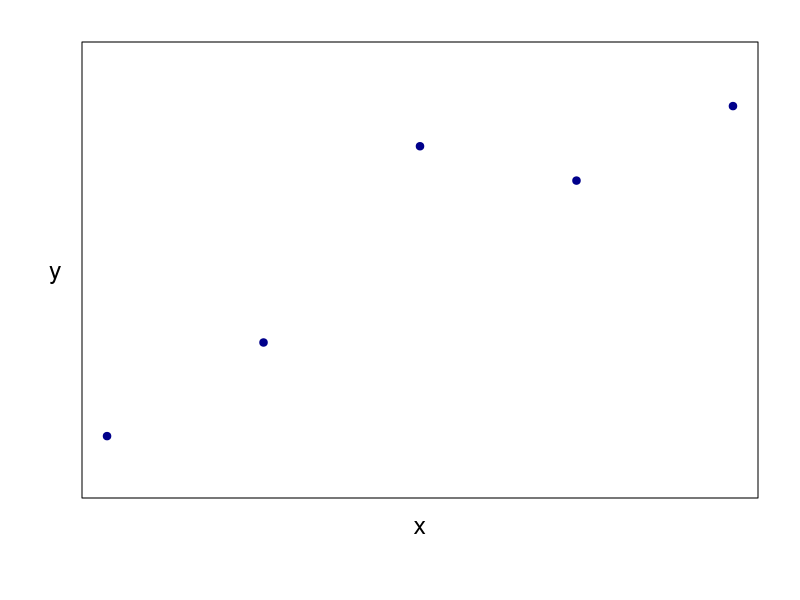
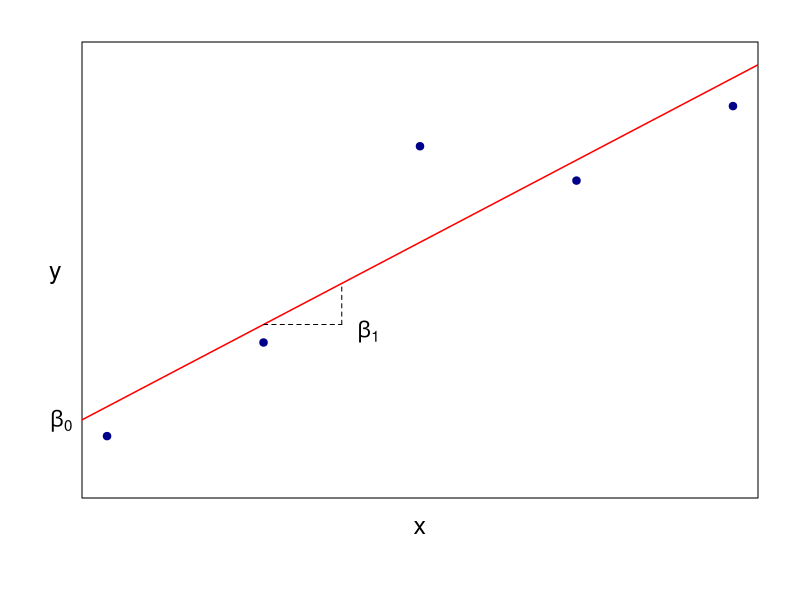
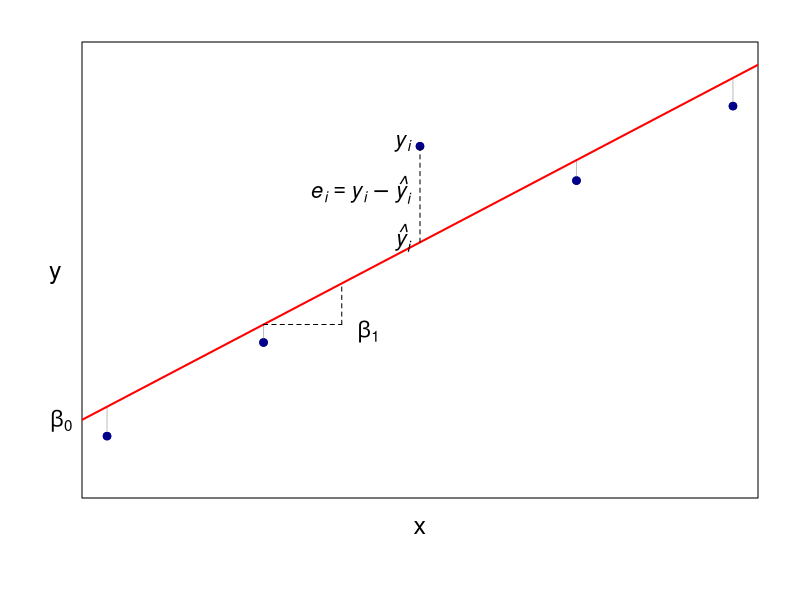
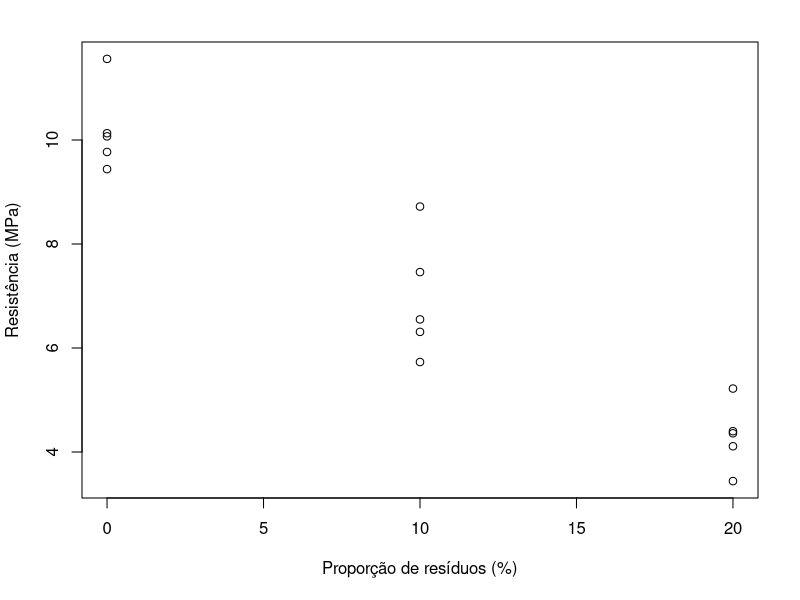
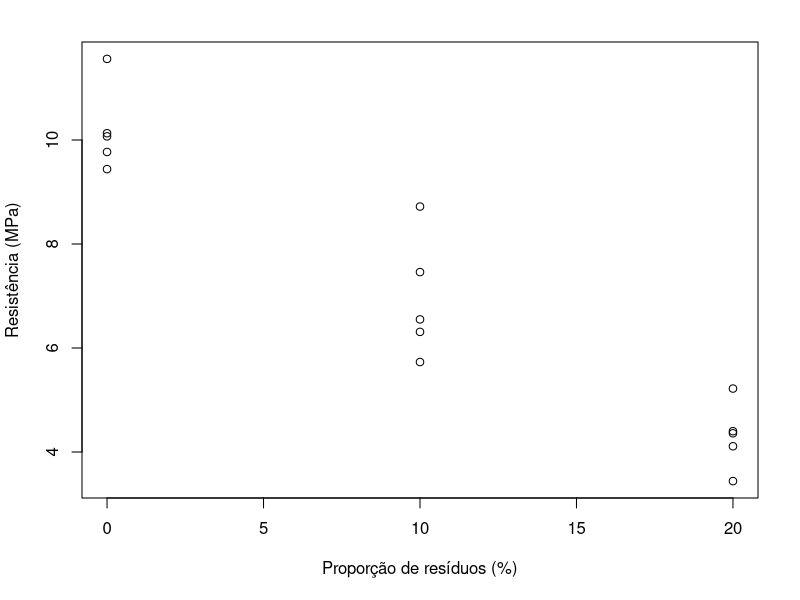

These figures' R source, in order: (Note: this script raises an error after producing the figures.)
## ---- chunk 1
#| echo: false
#| label: fig-reta
#| cap-location: top
#| layout-ncol: 2
#| fig-cap: " A reta de regressão"
#| fig-subcap: 
#|   - "Dados"
#|   - "Reta e parâmetros"
#| fig-cap-location: top


set.seed(123)
u <- rnorm(5,0,1)
x<-seq(2,10,2)
y<-2+5*x+u*10
mod<-lm(y~x)
#--- Plot 1
par(mar = c(5.1,4.1,2.1,2.1)) # par(mar = c(5.1,4.1,4.1,2.1))

plot(x,y, pch = 19, col="darkblue", xaxt='n', yaxt='n', ann=FALSE, ylim = c(0,60))

mtext("y", side=2, line=1, cex=1.5, las=1)
mtext("x", side=1, line=1, cex=1.5, las=1)


#--- Plot 2

plot(x,y, pch = 19, col="darkblue", xaxt='n', yaxt='n', ann=FALSE, ylim = c(0,60))
abline(a=-1.105,b=5.840, col = "red", lwd = 1.5)

mtext("y", side=2, line=1, cex=1.5, las=1)
mtext("x", side=1, line=1, cex=1.5, las=1)

text(x = 5.3, y = mod$fitted.values[2]-1,
     expression(italic(~ beta[1])),cex=1.3)

segments(4,mod$fitted.values[2],5,mod$fitted.values[2], lty = "dashed")
segments(5,mod$fitted.values[2],
         5,(mod$fitted.values[2]+mod$fitted.values[3])/2, lty = "dashed")

mtext(text = expression(italic(~ beta[0])), 
      side = 2, 
      line = .5,
      outer = FALSE, 
      at = mod$fitted.values[1]-2, 
      las = 2,
      cex=1.3)
## ---- chunk 2
#| echo: false
#| label: fig-residuos
#| cap-location: top
#| fig-cap: "Os resíduos"
#| fig-cap-location: top

par(mar = c(5.1,4.1,2.1,2.1)) # par(mar = c(5.1,4.1,4.1,2.1))

plot(x,y, pch = 19, col="darkblue", xaxt='n', yaxt='n', ann=FALSE, ylim = c(0,60))
segments(x[-3], y[-3], x[-3], mod$fitted.values[-3], col="grey")
points(x,y, pch = 19, col="darkblue")
abline(a=-1.105,b=5.840, col = "red", lwd = 2)
segments(6,mod$fitted.values[3],6,y[3], lty = "dashed")
text(x = 6, y = y[3], expression(italic(~ y[i])), pos = 2,cex=1.3)
text(x = 6, y = (y[3]+mod$fitted.values[3])/2, expression(italic(e[i]==y[i]-hat(y)[i])), pos = 2, cex=1.3)
text(x = 6, y = mod$fitted.values[3], expression(italic(~ hat(y)[i])), pos = 2,cex=1.3)
text(x = 5.3, y = mod$fitted.values[2]-1,
     expression(italic(~ beta[1])),cex=1.3)
segments(4,mod$fitted.values[2],
         5,mod$fitted.values[2], lty = "dashed")
segments(5,mod$fitted.values[2],
         5,(mod$fitted.values[2]+mod$fitted.values[3])/2, lty = "dashed")
mtext(text = expression(italic(~ beta[0])), 
      side = 2, 
      line = .5,
      outer = FALSE, 
      at = mod$fitted.values[1]-2, 
      las = 2,
      cex=1.3)
mtext("y", side=2, line=1, cex=1.5, las=1)
mtext("x", side=1, line=1, cex=1.5, las=1)
## ---- chunk 3
library(readxl)
dados <- read_excel("dadosConnepi.xlsx", sheet = "ex1_compressao")

dados

dados$ps

str(dados)
## ---- chunk 4
plot(dados$ps,dados$rca,
     xlab = "Proporção de resíduos (%)",
     ylab = "Resistência (MPa)")
## ---- chunk 5
plot(rca~ps, data = dados,
     xlab = "Proporção de resíduos (%)",
     ylab = "Resistência (MPa)")
## ---- chunk 6
mod <- lm(rca ~ ps, data = dados)
summary(mod)
## ---- chunk 7
summary(mod)
## ---- chunk 8
#| echo: false
#| label: fig-homohetero
#| cap-location: top
#| fig-cap: "Homocedasticidade e heterocedasticidade"
#| fig-cap-location: top


knitr::include_graphics("img/heterocedasticidade.png")
## ---- chunk 9
mod$residuals
mod$fitted.values
## ---- chunk 10
#| fig-cap: "Resíduos em função dos valores ajustados"
#| fig-cap-location: top
#| label: fig-resfit
plot(mod$fitted.values, mod$residuals)
abline(h = mean(mod$residuals), lty = 2, col = "red")
## ---- chunk 11
#| fig-cap: "Resíduos em função dos valores ajustados"
#| fig-cap-location: top
#| label: fig-qqplot


qqnorm(mod$residuals, col = "red")
qqline(mod$residuals)
## ---- chunk 12
shapiro.test(mod$residuals)
## ---- chunk 13
#| message: false
#| warning: false
library(lmtest)
bptest(mod)
## ---- chunk 14
#| fig-cap: "Gráficos de diagnóstico do modelo"
#| fig-cap-location: top
#| label: fig-diagnosticos
par(mfrow = c(2,2))
plot(mod)
## ---- chunk 15
plot(mod, which = 4)
